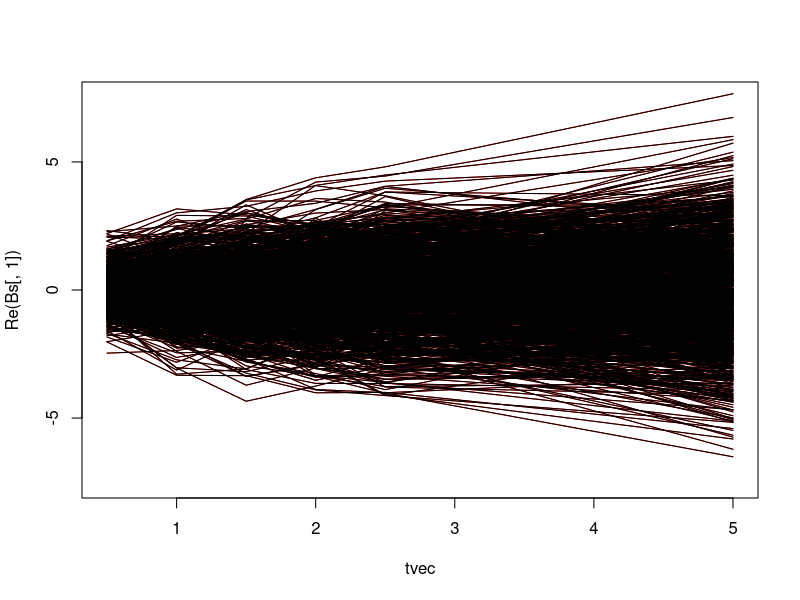
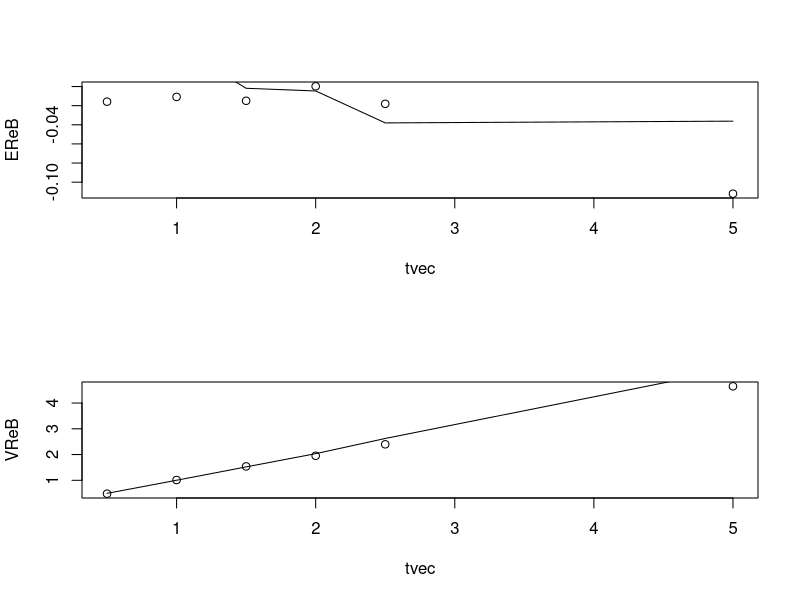

Reproduce these figures in R, in order.
### Demonstration of Wiener expansion of Brownian motion
###
### i.e., sampling BM in terms of Fourier coefficients,
### first simulating white noise, then integrating.

### Max no. frequencies
N <- 64

### Number of time steps for plotting
nt <- 1e2
dt <- 2*pi/nt

tvec <- seq(0,2*pi,length=nt+1)
tvec <- c(0.5,1,1.5,2,2.5,5)

omega <- (-N):N

simB <- function()
    {
        V <- (rnorm(2*N+1) + 1i*rnorm(2*N+1))/(sqrt(2*pi))
        expIwt <- exp(outer(1i*omega,tvec))
        Wn <- expIwt*V

        W <- V %*% expIwt
        ## plot(tvec,Re(W),type="l")
        
        ## Analytical integration with a hack
        omega <- omega + 1e-8
        IexpIwt <- (exp(outer(1i*omega,tvec))-1)/(1i*omega)
        B <- V %*% IexpIwt
        B <- as.numeric(Re(B)) + 1i * as.numeric(Im(B))
        return(B)
    }

M <- 1000
Bs <- sapply(1:M,function(i)simB())

graphics.off()

plot(tvec,Re(Bs[,1]),type="l",ylim=3*sqrt(2*pi)*c(-1,1))
for(i in 1:M) lines(tvec,Re(Bs[,i]),col="red")
for(i in 1:M) lines(tvec,Re(Bs[,i]),col="black")

dev.new()
EReB <- apply(Re(Bs),1,mean)
EImB <- apply(Im(Bs),1,mean)
VReB <- apply(Re(Bs),1,var)
VImB <- apply(Im(Bs),1,var)

par(mfrow=c(2,1))
plot(tvec,EReB)
lines(tvec,EImB)
plot(tvec,VReB)
lines(tvec,VImB)

